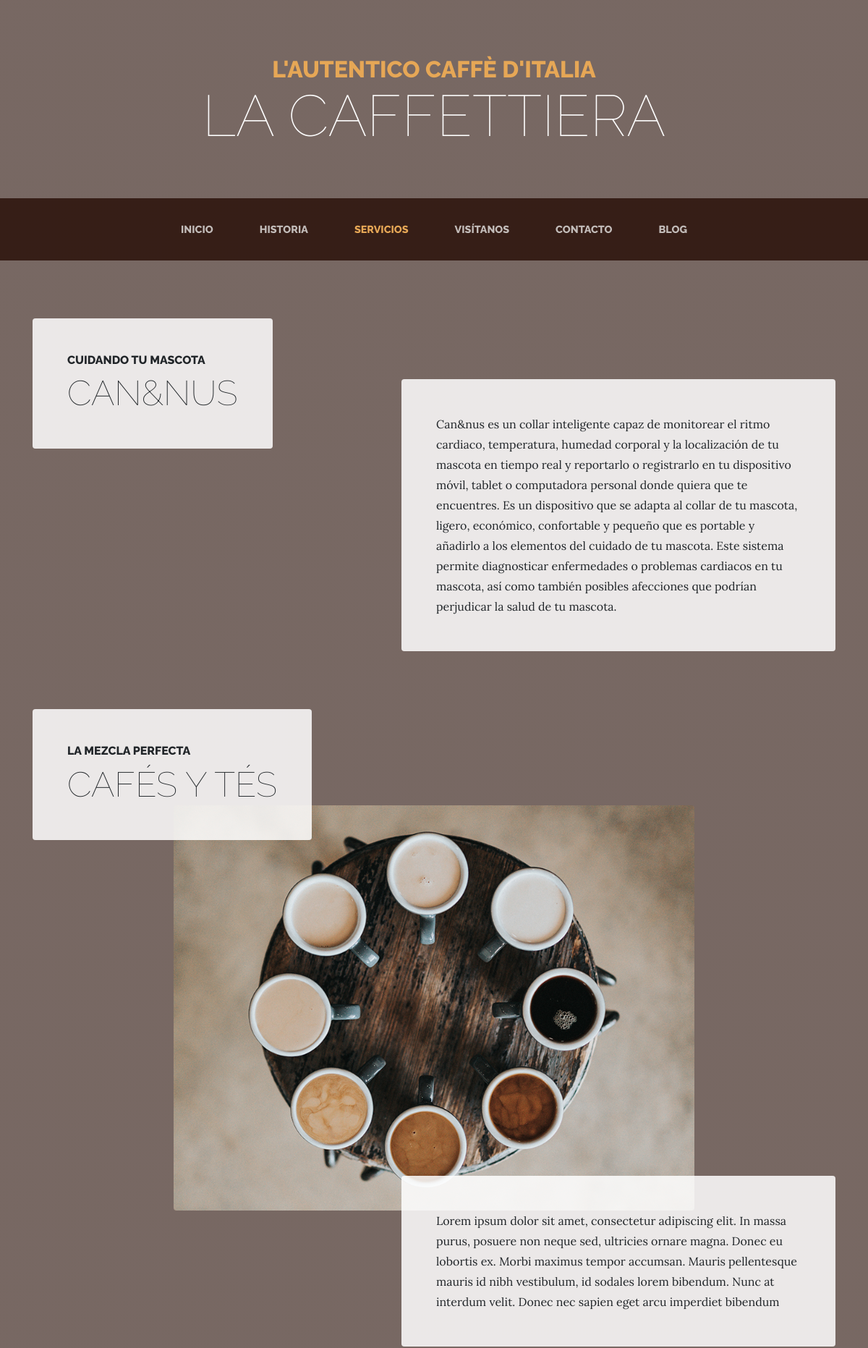
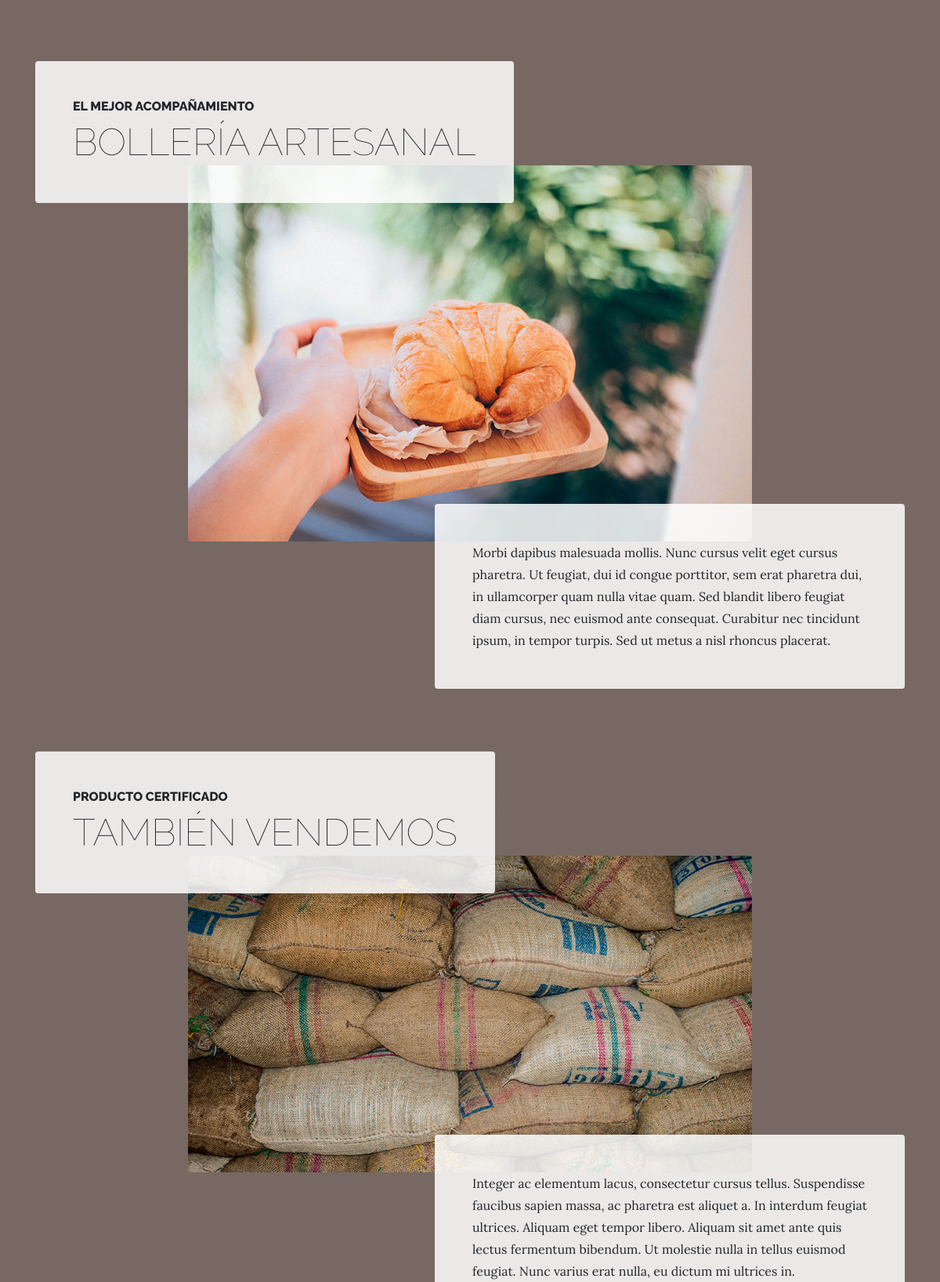
Page /services/ (upper part) on the committed database (2 pictures, top to bottom).
### services/models.py (models this page shows, shortened)
class Service(models.Model):
    title=models.CharField(max_length=200, verbose_name='Título')
    subtitle=models.CharField(max_length=200,verbose_name='Subtítulo')
    content=models.TextField(verbose_name='Contenido')
    image=models.ImageField(verbose_name='Imagen',upload_to='services')
    created=models.DateTimeField(auto_now_add=True,verbose_name='Fecha de creación')
    updated=models.DateTimeField(auto_now=True,verbose_name='Fecha de actualización')
    class Meta:
        verbose_name='Servicio'
        verbose_name_plural='Servicios'
        ordering=['-created']

### services/views.py (the view)
# urls.py: path('', views.services, name='services'),
def services(request):
    services=Service.objects.all()                      #AGREGA TODOS LOS OBJETOS DE MODELO
    return render(request, "services/services.html", {'services':services})     #DICCIONARIO DE CONTEXTO

### pages/templatetags/pages_extras.py (called while the page is built)
@register.simple_tag        #decorador
def get_page_list():
    pages=Page.objects.all()
    return pages

### social/processors.py (called while the page is built)
def ctx_dict(request):              #diccionario de contexto segùn requerimiento del cliente
    ctx={}                          #diccionario vacio
    links=Link.objects.all()        #se toman todos los objetos de Link y se pasa a links
    for link in links:
        ctx[link.key]=link.url
    return ctx

### services/templates/services/services.html
{% extends 'core/base.html' %}
{% load static %}
{% block content %}
  {%for service in services reversed %}
      <section class="page-section">
        <div class="container">
          <div class="product-item">
            <div class="product-item-title d-flex">
              <div class="bg-faded p-5 d-flex mr-auto rounded">
                <h2 class="section-heading mb-0">
                  <span class="section-heading-upper">{{service.subtitle}}</span>
                  <span class="section-heading-lower">{{service.title}}</span>
                </h2>
              </div>
            </div>
            <img class="product-item-img mx-auto d-flex rounded img-fluid mb-3 mb-lg-0" src="{{service.image.url}}" alt="">
            <div class="product-item-description d-flex ml-auto">
              <div class="bg-faded p-5 rounded">
                <p class="mb-0">{{service.content}}</p>
              </div>
            </div>
          </div>
        </div>
      </section>
  {%endfor%}
{% endblock %}

### core/templates/core/base.html (shortened to what this page needs)
<!DOCTYPE html>
<html lang="es">
  <head>
    {% load static %}
    <link href="{% static 'core/vendor/bootstrap/css/bootstrap.min.css' %}" rel="stylesheet">
    <link href="{% static 'core/vendor/font-awesome/css/font-awesome.min.css' %}" rel="stylesheet" type="text/css">
    <link href="{% static 'core/css/business-casual.css' %}"  rel="stylesheet">
  </head>
  <body>
    <h1 class="site-heading text-center text-white d-none d-lg-block">
      <span class="site-heading-upper text-primary mb-3">L'autentico caffè d'italia</span>
      <span class="site-heading-lower">La Caffettiera</span>
    </h1>
    <nav class="navbar navbar-expand-lg navbar-dark py-lg-4" id="mainNav">
      <div class="container">
        <div class="collapse navbar-collapse" id="navbarResponsive">
          <ul class="navbar-nav mx-auto">
            <li class="nav-item px-lg-4 {% if request.path == '/home/' %} active {% endif %}">
              <a class="nav-link text-uppercase text-expanded" href="{% url 'home' %}">Inicio</a>
            </li>
            <li class="nav-item px-lg-4 {% if request.path == '/about/' %} active {% endif %}">
              <a class="nav-link text-uppercase text-expanded" href="{% url 'about' %}">Historia</a>
            </li>
            <li class="nav-item px-lg-4 {% if request.path == '/services/' %} active {% endif %}">
              <a class="nav-link text-uppercase text-expanded" href="{% url 'services' %}">Servicios</a>
            </li>
            <li class="nav-item px-lg-4 {% if request.path == '/store/' %} active {%endif%}">
              <a class="nav-link text-uppercase text-expanded" href="{% url 'store' %}">Visítanos</a>
            </li>
            <li class="nav-item px-lg-4 {% if request.path == '/contact/' %} active {%endif%}">
              <a class="nav-link text-uppercase text-expanded" href="{% url 'contact' %}">Contacto</a>
            </li>
            <li class="nav-item px-lg-4 {% if request.path|slice:':6' == '/blog/' %} active {%endif%}">
              <a class="nav-link text-uppercase text-expanded" href="{% url 'blog' %}">Blog</a>
            </li>
          </ul>
        </div>
      </div>
    </nav>
    {% block content %} {% endblock %}
        {%load pages_extras %}
        {% get_page_list as page_list %}
  </body>
</html>

### core/static/core/css/business-casual.css (style rules this page uses)
body { font-family: 'Lora'; background: linear-gradient(rgba(47, 23, 15, 0.65), rgba(47, 23, 15, 0.65)), url("../img/bg.jpg"); background-attachment: fixed; background-position: center; background-size: cover; }
h1, h2, h3, h4, h5, h6 { font-family: 'Raleway'; }
p { line-height: 1.75; }
.site-heading { margin-top: 5rem; margin-bottom: 5rem; text-transform: uppercase; line-height: 1; font-family: 'Raleway'; }
.site-heading .site-heading-upper { display: block; font-size: 2rem; font-weight: 800; }
.site-heading .site-heading-lower { font-size: 5rem; font-weight: 100; line-height: 4rem; }
.page-section { margin-top: 5rem; margin-bottom: 5rem; }
.section-heading { text-transform: uppercase; }
.section-heading .section-heading-upper { display: block; font-size: 1rem; font-weight: 800; padding-bottom:.5rem; }
.section-heading .section-heading-lower { display: block; font-size: 3rem; font-weight: 100; }
.bg-faded { background-color: rgba(255, 255, 255, 0.85); }
#mainNav { background-color: rgba(47, 23, 15, 0.9); font-family: 'Raleway'; }
#mainNav .navbar-nav .nav-item .nav-link { color: rgba(255, 255, 255, 0.7); font-weight: 800; }
#mainNav .navbar-nav .nav-item.active .nav-link { color: #e6a756; }
@media (min-width: 992px) { #mainNav .navbar-nav .nav-item .nav-link { font-size: 0.9rem; } }
@media (min-width: 992px) { .product-item .product-item-title { position: relative; z-index: 1; margin-bottom: -3rem; } }
@media (min-width: 992px) { .product-item .product-item-img { position: relative; z-index: 0; max-width: 60vw; } }
@media (min-width: 992px) { .product-item .product-item-description { position: relative; z-index: 1; margin-top: -3rem; max-width: 50vw; } }
.text-primary { color: #e6a756 !important; }

### rows in the picture
Service: subtitle "CUIDANDO TU MASCOTA", title "CAN&NUS", content "Can&nus es un collar inteligente capaz de monitorear el ritmo cardiaco, temperatura, humedad corporal y la localización de tu mascota en tiempo real y reportarlo o registrarlo en tu dispositivo móvil, tablet o computadora personal donde quiera que te encuentres. Es un dispositivo que se adapta al collar de tu mascota, ligero, económico, confortable y pequeño que es portable y añadirlo a los elementos del cuidado de tu mascota. Este sistema permite diagnosticar enfermedades o problemas cardiacos en tu mascota, así como también posibles afecciones que podrían perjudicar la salud de tu mascota."
Service: subtitle "LA MEZCLA PERFECTA", title "CAFÉS Y TÉS", image (picture), content "Lorem ipsum dolor sit amet, consectetur adipiscing elit. In massa purus, posuere non neque sed, ultricies ornare magna. Donec eu lobortis ex. Morbi maximus tempor accumsan. Mauris pellentesque mauris id nibh vestibulum, id sodales lorem bibendum. Nunc at interdum velit. Donec nec sapien eget arcu imperdiet bibendum"
Service: subtitle "EL MEJOR ACOMPAÑAMIENTO", title "BOLLERÍA ARTESANAL", image (picture), content "Morbi dapibus malesuada mollis. Nunc cursus velit eget cursus pharetra. Ut feugiat, dui id congue porttitor, sem erat pharetra dui, in ullamcorper quam nulla vitae quam. Sed blandit libero feugiat diam cursus, nec euismod ante consequat. Curabitur nec tincidunt ipsum, in tempor turpis. Sed ut metus a nisl rhoncus placerat."
Service: subtitle "PRODUCTO CERTIFICADO", title "TAMBIÉN VENDEMOS", image (picture), content "Integer ac elementum lacus, consectetur cursus tellus. Suspendisse faucibus sapien massa, ac pharetra est aliquet a. In interdum feugiat ultrices. Aliquam eget tempor libero. Aliquam sit amet ante quis lectus fermentum bibendum. Ut molestie nulla in tellus euismod feugiat. Nunc varius erat nulla, eu dictum mi ultrices in."
